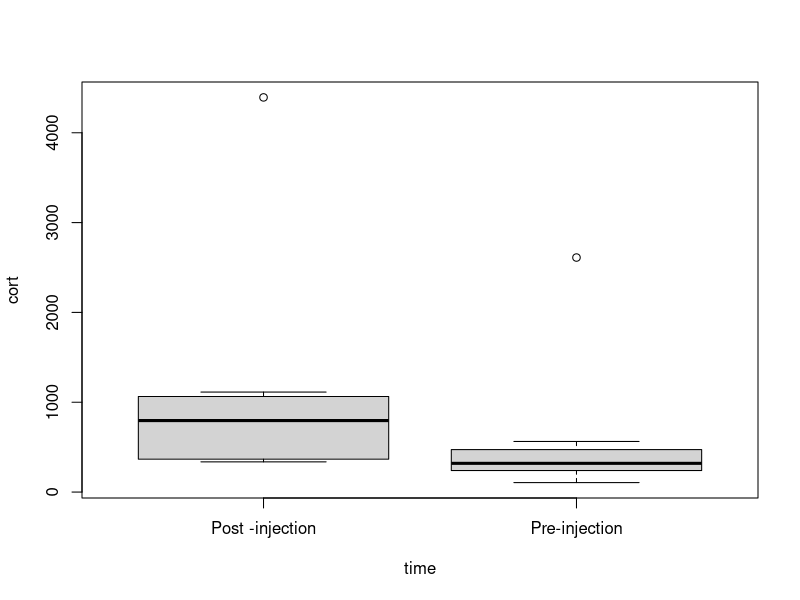
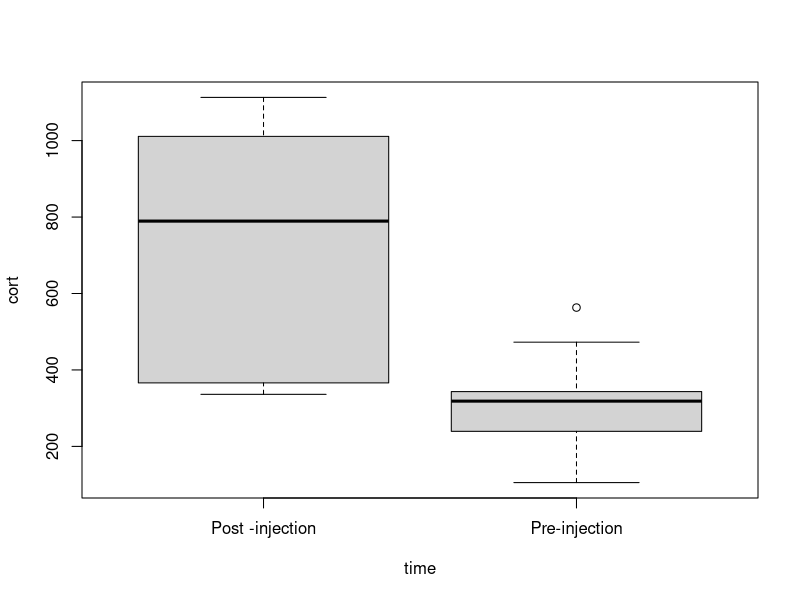
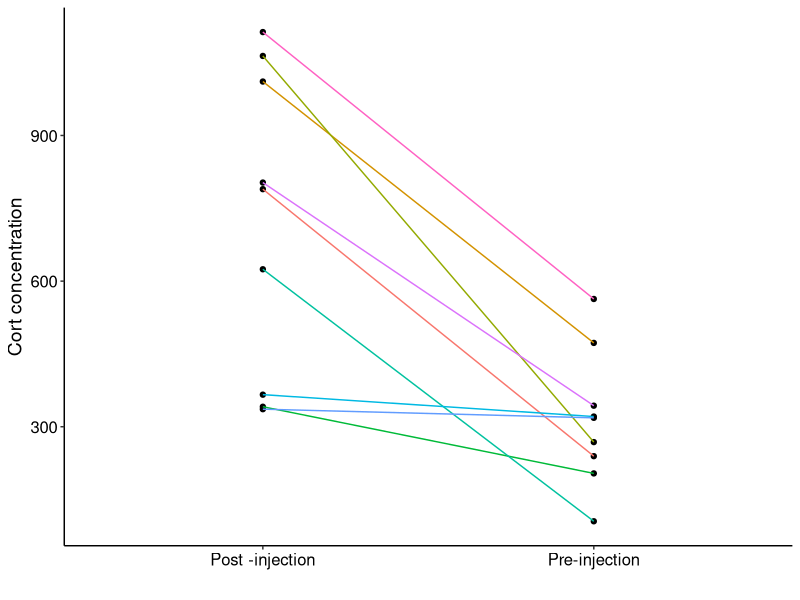
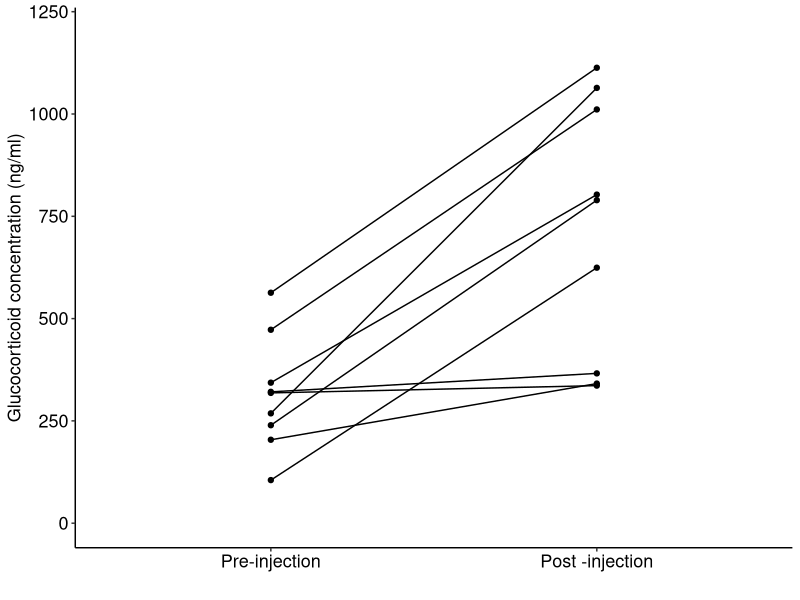
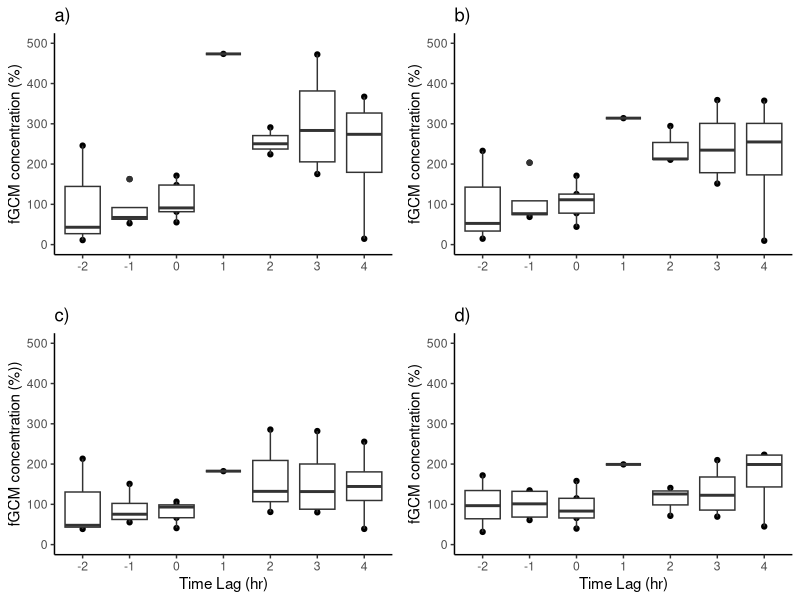
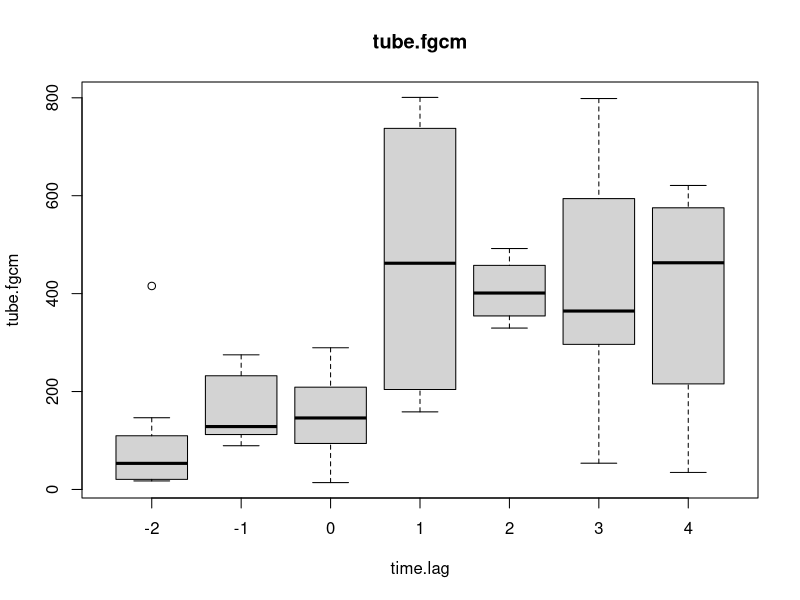
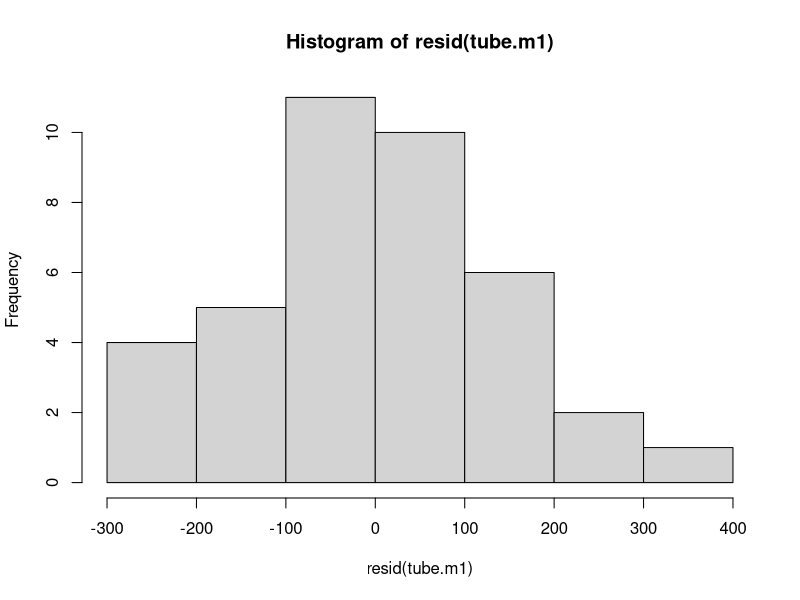

Source code (R) for these figures, in order: (Note: this script raises an error after producing the figures.)
####Kagiso paper script for publication####
###Last edited 22/03/2023

#library(ggplot2)
library(emmeans)
library(car)
library(nlme)
library(multcomp)
library(multcompView)
library(tidyverse) 
library(scales)
library(lme4)
library(ggpubr)
library(gridExtra)


####serum samples####

#long format data = "serumfinal.csv"
#wide format dta = "serumpaired.csv"
Seriumfinal <- read.csv("Data/serumfinal.csv")
attach(Seriumfinal)

#boxplot of sample size of ten pairs
#Clear outlier in RWS 10
boxplot(cort~time, data=Seriumfinal)

#one obvious outlier
sf<-subset(Seriumfinal, !(birdID=="RWS 10"))

boxplot(cort~time, data=sf)

#pairs plot

p<-ggplot(sf, aes(x=time, y=cort, group=birdID))+
  geom_point(sf, mapping=aes(x=time, y=cort))+
  geom_line(aes(color=birdID))+xlab("") + ylab("Cort concentration")+theme_classic()+ theme(
    axis.title.x = element_text(size=14),
    axis.title.y = element_text(size=14))+ theme(legend.position="none") +
  theme(axis.text.x = element_text(color="black", 
                                   size=12),
        axis.text.y = element_text(color="black", 
                                   size=12))
p

#Reorder the treatments 
#boxplot(cort ~ fct_reorder(time, cort), data = sf)

Reordered_p <- ggplot(sf, aes(x = reorder(time, cort), y= cort, group = birdID))+
  geom_point(sf, mapping=aes(x = reorder(time, cort), y=cort))+
  geom_line()+xlab("") + ylab("Glucocorticoid concentration (ng/ml)")+theme_classic()+ theme(
    axis.title.x = element_text(size=13),
    axis.title.y = element_text(size=13))+
  theme(legend.position="none") +
  theme(axis.text.x = element_text(color="black", 
                                   size=13),
        axis.text.y = element_text(color="black", 
                                   size=13))
Reordered_p+ ylim(0, 1200)

#Read serumpaired data 

serumpaired = read.csv("Data/serumpaired.csv")
attach(serumpaired)
####test for whether there is a significant different pre- and post-injection using a non-parametric Wilcox paired samples test (because the sample size is small) ####

#remove outlier
sp<-subset(Seriumfinal, !(birdID=="RWS 10"))

#Convert the time categorical levels into factors 
sp$time = as.factor(sp$time)

#Non-paramatric test to look at differences between varibles
wilcox.test(cort[time == "Post -injection"], cort[time == "Pre-injection"], paired = TRUE)

#significant increase in cort postinjection.

####ACTH challenge eia comparisons####

#data = actheiafinal (calibrated to -2 baseline)
actheia<-read.csv("Data/actheiafinal (1).csv")
names(actheia)

#par(mfrow=c(2,2)) #making a grid of four graphs
#boxplot(oxopc~Time..Lag, ylim=c(0,500), ylab="oxo", data=actheia)
#boxplot(tetrapc~Time..Lag, ylim=c(0,500), ylab="tetra", data=actheia)
#boxplot(cortpc~Time..Lag, ylim=c(0,500), ylab="cort", data=actheia)
#boxplot(pregpc~Time..Lag, ylim=c(0,500), ylab="preg", data=actheia)

#change the Time lag into a factor
actheia$Time..Lag <- as.factor(actheia$Time..Lag)

#plot all concentrations using ggplot
w <-ggplot(actheia, aes(x=Time..Lag, y=oxopc ))+
  geom_point(actheia, mapping=aes(x=Time..Lag, y=oxopc))+
  geom_boxplot() + ylab("fGCM concentration (%)")+theme_classic()
w = w+ ggtitle("a)")+ xlab("") + ylim(0, 500)

x<-ggplot(actheia, aes(x=Time..Lag, y=tetrapc ))+
  geom_point(actheia, mapping=aes(x=Time..Lag, y=tetrapc))+
  geom_boxplot() + ylab("fGCM concentration (%)")+theme_classic()
x = x+ ggtitle("b)")+ xlab("") +ylim(0, 500)

y <-ggplot(actheia, aes(x=Time..Lag, y=pregpc ))+
  geom_point(actheia, mapping=aes(x=Time..Lag, y=pregpc))+
  geom_boxplot() + ylab("fGCM concentration (%))")+theme_classic()
y = y+ ggtitle("c)")+ xlab("Time Lag (hr)")+ ylim(0, 500)

z <-ggplot(actheia, aes(x=Time..Lag, y=cortpc ))+
  geom_point(actheia, mapping=aes(x=Time..Lag, y=cortpc))+
  geom_boxplot() + ylab("fGCM concentration (%)") +theme_classic()
z = z + ggtitle("d)") + xlab("Time Lag (hr)") + ylim(0, 500)

ggarrange(w, x, y, z,  ncol = 2, nrow = 2)


####Full ACTH challenge 11-oxo####

#data: "safeEIA.csv"
safeEIA = read.csv('Data/safeEIA (2).csv')

#remove outlier
safeEIA1 <- safeEIA[-c(31),] 

#Ploting the fgcm concentration as a response to time lag (For the safeEIA)
boxplot(tube.fgcm~time.lag, data=safeEIA1, main="tube.fgcm")

#Convert the the time lag category into a factor
safeEIA1$time.lag<-as.factor(safeEIA1$time.lag)

#Fit a linear mixed model explanning the effect of sex, mass and time lag (Explanatory variables)
tube.m1<-lme(tube.fgcm~time.lag+sex+mass, random = ~1|Bird.ID, data=safeEIA1, na.action = na.omit)

#Check resisuals to look at normality 
hist(resid(tube.m1)) #ok - these are pretty OK for the normal fit - looks fine, seems to be a good model

#Summary to get all the model outputs 
summary(tube.m1)

#Anova to test the signal to noise ratio of explanatory variables 
anova(tube.m1, type = "III") #time lag has a significant effect on fgcms

#Tukey honest significant test look at mean difference between each group
pairs(emmeans(tube.m1, specs = "time.lag"), adjust = "tukey") #pairwise comparisons of the time lags show differences between -2 and 1; and -1 and 1; and 0 and 1.
#this shows there was a significant increase in fgcms 1hr after the injection (at time 0), aftre which they dropped again towards the baseline (at -2)

# get (adjusted) weight means per group
model_means <- emmeans(object =tube.m1, specs = "time.lag")

# add letters to each mean
model_means_cld <- cld(object = model_means,
                       adjust = "Tukey",
                       Letters = letters,
                       alpha = 0.05)

# show output
model_means_cld


####plot code for a fancy graph (but please feel free to make a better one! main thing is that all the graphs in the manuscript are the same style, font sizes etc)####

#we could also consider producing a line plot like Michelle's

# base plot setup
ggplot(aes(x=time.lag, y=tube.fgcm), data=safeEIA1) +
  # y-axis
  scale_y_continuous(
    name = "fGCM concentration",
    limits = c(0, 800),
    breaks = pretty_breaks()
    )+
  # x-axis
  xlab("Time Lag") +
  # general layout
  theme_classic() +
  # black boxplot
  geom_boxplot(
    data = safeEIA1,
        width = 0.65,
    outlier.shape = 16,
    position = position_nudge(x = 0.0)
  ) +
   # letters
  geom_text(
    data = model_means_cld,
    aes(
      y = (emmean+220),
      x = time.lag,
      label = str_trim(.group)
    ),
    position = position_nudge(x = 0.05),
    hjust = 0
  ) +  
  # black data points
  geom_point(
    data = safeEIA1,
    aes(y = tube.fgcm, x = time.lag),
    shape = 16,
    alpha = 0.5
  ) + geom_jitter(width=0.1) 

#### some code for a line plot:####
# Function to calculate the mean and the standard deviation
# for each group
#+++++++++++++++++++++++++
# data : a data frame
# varname : the name of a column containing the variable
#to be summariezed
# groupnames : vector of column names to be used as
# grouping variables




data_summary <- function(data, varname, groupnames){
  require(plyr)
  summary_func <- function(x, col){
    c(mean = mean(x[[col]], na.rm=TRUE),
      sd = sd(x[[col]], na.rm = TRUE), n = length(x[[col]]))
  
  }
  data_sum<-ddply(data, groupnames, .fun=summary_func,
                  varname)
  data_sum <- rename(data_sum, c("mean" = varname))
  return(data_sum)
}


df3 <- data_summary(safeEIA1, varname="tube.fgcm", 
                    groupnames="time.lag")
head(df3)

df3$se<-df3$sd/sqrt(df3$n)

head(df3)
head(model_means_cld)

merged<-merge(model_means_cld, df3, by = "time.lag")
head(merged)



# plot code
ggplot(df3, aes(x=time.lag, y=tube.fgcm, group=1)) + 
  geom_errorbar(aes(ymin=tube.fgcm-se, ymax=tube.fgcm+se), width=.1) +
  geom_line() + geom_point(size = 3)+
  theme_classic()+geom_point(
    data = safeEIA1,
    aes(y = tube.fgcm, x = time.lag),
    shape = 19,
    alpha = 0.25, position = position_jitter(w = 0.02, h = 0.02)
  )+xlab("Time lag (hours)") +
  ylab("Percent change in fGCM concentration")+
  geom_text(
    data = merged,
    aes(
      y = (tube.fgcm+se+45),
      x = time.lag,
      label = str_trim(.group)))+
  geom_text(x=1, y=167.5, label="n = 6", size = 3.5, fontface="italic")+
  geom_text(x=2, y=211.5, label="n = 8", size = 3.5, fontface="italic")+
  geom_text(x=3, y=201.4, label="n = 8", size = 3.5, fontface="italic")+
  geom_text(x=4, y=648.1, label="n = 4", size = 3.5, fontface="italic")+
  geom_text(x=5, y=460.6, label="n = 4", size = 3.5, fontface="italic")+
  geom_text(x=6, y=569.1, label="n = 5", size = 3.5, fontface="italic")+
  geom_text(x=7, y=544.3, label="n = 4", size = 3.5, fontface="italic")+ theme(
    axis.title.x = element_text(size=13),
    axis.title.y = element_text(size=13))+ 
  theme(axis.text.x = element_text(color="black", 
                                   size=10),
        axis.text.y = element_text(color="black", 
                                   size=10))



####campus####

#read campus data
campus_mila = read.csv("Data/campus_mila (1).csv")

#Omit NAs from the the tube.campus column 
campus_mila <- campus_mila %>% filter(!is.na(tube.campus))

#quick cf of fgcm levels
mean(safeEIA1$Tube.swap)
mean(campus_mila$tube.campus)
max(safeEIA1$Tube.swap)
max(campus_mila$tube.campus)

#Changing variables from numeric to factor 
campus_mila$daystat = as.factor(campus_mila$daystat)
#campus_mila_1_$daystat <- factor(campus_mila$daystat , levels=unique(campus_mila$daystat))

#just using Mila's samples because (1) there's a significant difference between Mila's and Kagiso's that tends to swamp all other patterns
#(2) this difference might be driven by the fact Kagiso was collecting all poops that looked big enough to use but Mila was ignoring poops that looked too 'fruity' to her
#(3) Celiwe says big dietry variation can change the expression of the fgcms
#(4) there's a risk that Kagiso's sample had different fgcm levels to Mila because there was a higher proportion of fruit poops in it
#(5) we actually had more Mila-collected poops in the sample, so going with Mila's gives us a bigger sample size to work with
str(campus_mila)
attach(campus_mila)

#log transform the fgcm campus concentration 
campus_mila$log.t<-log(campus_mila$tube.campus)

#Rename the levels from H = "Weekday", NH = "Weekend" 
campus_mila$daystat <- recode_factor(campus_mila$daystat, H = "Weekday", NH = "Weekend")

#Compare the effects of the log tranformed response and orignal response against Daystat
plot(log.t~daystat, data= campus_mila)
hist(campus_mila$log.t)
plot(tube.campus~daystat, data=campus_mila)
hist(campus_mila$tube.campus)

#Linear model with daysat and sex as a response
m1<-lm(log.t~daystat+Sex, data=campus_mila)
summary(m1) 
plot(m1)

hist(resid(m1)) #looks perfect

# get (adjusted) weight means per group
model_means_campus <- emmeans(object =m1, specs = "daystat")

# add letters to each mean
model_means_campus_cld <- cld(object = model_means_campus,
                       adjust = "Tukey",
                       Letters = letters,
                       alpha = 0.05)

#side-by-side boxplot to compare daysta concentrations 
#reordered day status 

ds =ggplot(aes(x=daystat, y=log.t), data=campus_mila) +
  # y-axis
  scale_y_continuous(
    name = "log fGCM concentration",
    limits = c(-4.5, -2.0),
    breaks = pretty_breaks()
  )+
  # x-axis
  xlab("Day status") +
  # general layout
  theme_classic() +
  # black boxplot
  geom_boxplot(
    data = campus_mila,
    width = 0.5,
    outlier.shape = 16,
    position = position_nudge(x = 0.0)
  ) +
  # black data points
  geom_point(cex=2, alpha = 0.25, shape=19) 

ds + theme_classic() + theme(
  axis.title.x = element_text(size=13),
  axis.title.y = element_text(size=13))+ 
  theme(axis.text.x = element_text(color="black", 
                                   size=10),
        axis.text.y = element_text(color="black", 
                                   size=10))



#model plot using foot traffic data 

m2<-lm(log.t~foot.traf.mean+Sex, data=campus_mila)
summary(m2)
AIC(m2)

Anova(m2, Type = "III")
hist(resid(m2)) #looks fine


sm<-ggplot(campus_mila, aes(x=foot.traf.mean, y=log.t)) + 
  geom_smooth(data = fortify(m2), method = "lm",  se = TRUE, fullrange=TRUE, col = "black")+
  xlab("Foot traffic (people per hour)") + ylab("")+
  geom_point(cex=2, alpha = 0.25, shape=19)

sm+theme_classic()+ theme(
  axis.title.x = element_text(size=13),
  axis.title.y = element_text(size=13))+ 
  theme(axis.text.x = element_text(color="black", 
                                   size=10),
        axis.text.y = element_text(color="black", 
                                   size=10))

#put them side by side
#grid.arrange(ds, smf, ncol=2)
ggarrange(ds, sm,labels = c("A)", "B)"), ncol=2)

#checking the relationship between foot traffic and day status. Unfortunately we have only 6 days in the end, luckily 3 of each...
#data = "foottraf.csv"

foot.traf = read.csv("Data/foot traf.csv")

t.test(Max.of.foot.traf.mean~daystat, data=foot.traf) 
